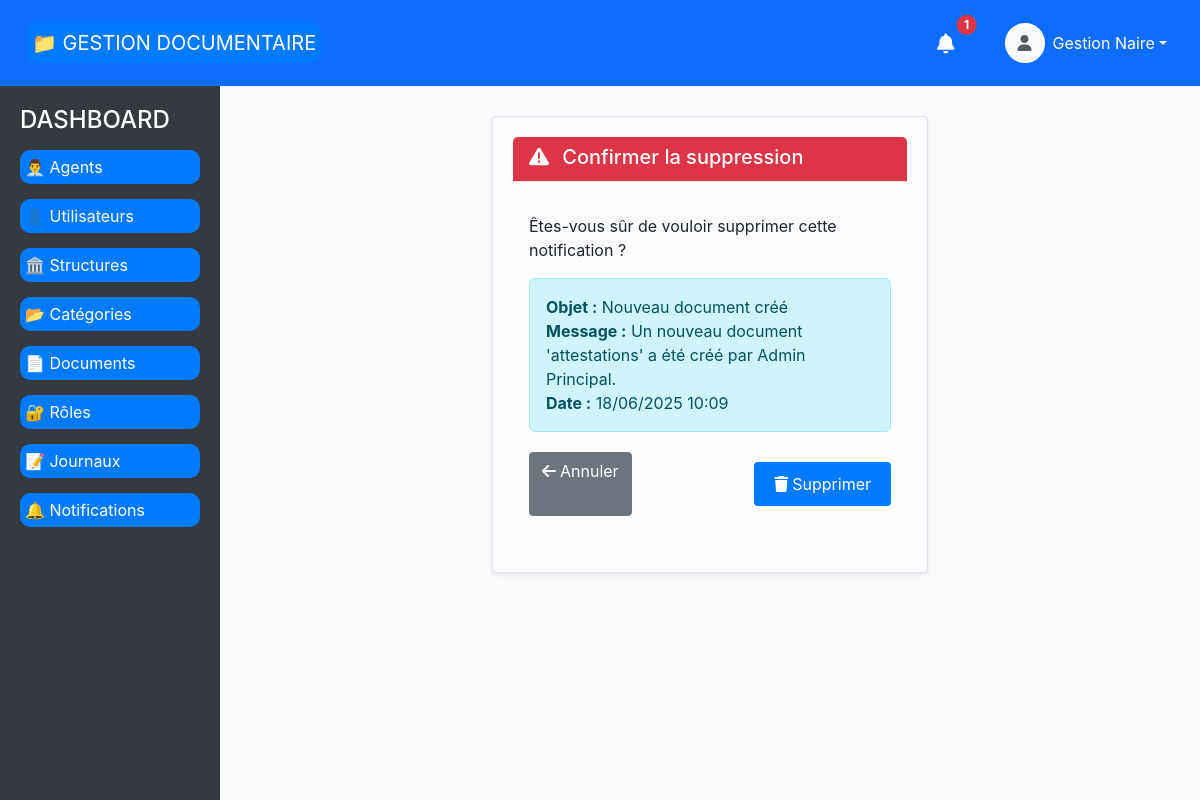
Screenshot of /notifications/2/supprimer/ (signed in) with the database file from the repository.
### document_management/models.py (models this page shows, shortened)
class BaseTimeStampModel(models.Model):
    date_creation = models.DateTimeField(_("Date de création"), auto_now_add=True)
    date_modification = models.DateTimeField(_("Date de modification"), auto_now=True)
    class Meta:
        abstract = True

class Agent(BaseTimeStampModel):
    MATRICULE_REGEX = r'^\d{6}/[A-Z]$'
    NOM_PRENOM_REGEX = r'^[a-zA-ZÀ-ÿ\s\-\']+$'
    PHONE_REGEX = r'^(\+\d{1,3})?\d{9,15}$'
    matricule = models.CharField(
        _("Matricule"),
        max_length=8,
        unique=True,
        validators=[
            RegexValidator(
                regex=MATRICULE_REGEX,
                message=_("Le matricule doit être au format 123456/X")
            )
        ]
    )
    photo = models.ImageField(
        _("Photo"),
        upload_to='agents/photos/',
        null=True,
        blank=True,
        help_text=_("Photo de profil de l'agent")
    )
    prenom = models.CharField(
        _("Prénom"),
        max_length=50,
        validators=[
            RegexValidator(
                regex=NOM_PRENOM_REGEX,
                message=_("Le prénom ne doit contenir que des lettres, espaces et tirets")
            )
        ]
    )
    nom = models.CharField(
        _("Nom"),
        max_length=50,
        validators=[
            RegexValidator(
                regex=NOM_PRENOM_REGEX,
                message=_("Le nom ne doit contenir que des lettres, espaces et tirets")
            )
        ]
    )
    date_naissance = models.DateField(_("Date de naissance"))
    lieu_naissance = models.CharField(_("Lieu de naissance"), max_length=255)
    adresse = models.CharField(_("Adresse"), max_length=255)
    email = models.EmailField(_("Email"), unique=True)
    telephone = models.CharField(
        _("Téléphone"),
        max_length=20,
        unique=True,
        validators=[
            RegexValidator(
                regex=PHONE_REGEX,
                message=_("Numéro de téléphone invalide. Format: +221xxxxxxxxx")
            )
        ]
    )
    user = models.OneToOneField(
        settings.AUTH_USER_MODEL,
        on_delete=models.CASCADE,
        related_name="agent_profile",
        verbose_name=_("Utilisateur")
    )
    structure = models.ForeignKey(
        Structure,
        on_delete=models.PROTECT,
        related_name="agents",
        verbose_name=_("Structure")
    )
    role = models.ForeignKey(
        Role,
        on_delete=models.PROTECT,
        related_name="agents",
        verbose_name=_("Rôle")
    )
    is_active = models.BooleanField(_("Actif"), default=True)
    class Meta:
        verbose_name = _("Agent")
        verbose_name_plural = _("Agents")
        ordering = ['nom', 'prenom']
    def get_full_name(self):
        return f"{self.prenom} {self.nom}"

class Notification(models.Model):
    TYPE_CHOICES = [
        ('INFO', _('Information')),
        ('SUCCESS', _('Succès')),
        ('WARNING', _('Avertissement')),
        ('ERROR', _('Erreur')),
    ]
    user = models.ForeignKey(
        settings.AUTH_USER_MODEL,
        on_delete=models.CASCADE,
        related_name="notifications",
        verbose_name=_("Utilisateur")
    )
    objet = models.CharField(_("Objet"), max_length=255)
    message = models.TextField(_("Message"))
    type = models.CharField(_("Type"), max_length=10, choices=TYPE_CHOICES, default='INFO')
    url = models.CharField(_("URL"), max_length=255, blank=True, help_text=_("URL associée à la notification"))
    date_creation = models.DateTimeField(_("Date de création"), auto_now_add=True)
    is_read = models.BooleanField(_("Lue"), default=False)
    date_lecture = models.DateTimeField(_("Date de lecture"), null=True, blank=True)
    class Meta:
        verbose_name = _("Notification")
        verbose_name_plural = _("Notifications")
        ordering = ['-date_creation']

### document_management/views.py (the view)
# urls.py: path('notifications/<int:notification_id>/supprimer/', supprimer_notification, name='supprimer_notification'),
@login_required
def supprimer_notification(request, notification_id):
    notification = get_object_or_404(Notification, id=notification_id, user=request.user)
    if request.method == 'POST':
        notification.delete()
        messages.success(request, "Notification supprimée avec succès.")
        return redirect('liste_notifications')
    return render(request, 'notifications/delete.html', {'notification': notification})

### document_management/templates/notifications/delete.html (shortened to what this page needs)
{% extends 'base.html' %}
{% block content %}
<div class="container-fluid">
    <div class="row justify-content-center">
        <div class="col-md-6">
            <div class="card">
                <div class="card-header bg-danger text-white">
                    <h5 class="mb-0">
                        <i class="fas fa-exclamation-triangle me-2"></i>
                        Confirmer la suppression
                    </h5>
                </div>
                <div class="card-body">
                    <p class="card-text">
                        Êtes-vous sûr de vouloir supprimer cette notification ?
                    </p>
                    <div class="alert alert-info">
                        <strong>Objet :</strong> {{ notification.objet }}<br>
                        <strong>Message :</strong> {{ notification.message }}<br>
                        <strong>Date :</strong> {{ notification.date_creation|date:"d/m/Y H:i" }}
                    </div>
                    <form method="post">
                        <div class="d-flex justify-content-between">
                            <a href="{% url 'liste_notifications' %}" class="btn btn-secondary">
                                <i class="fas fa-arrow-left me-1"></i>Annuler
                            </a>
                            <button type="submit" class="btn btn-danger">
                                <i class="fas fa-trash me-1"></i>Supprimer
                            </button>
                        </div>
                    </form>
                </div>
            </div>
        </div>
    </div>
</div>
{% endblock %}

### document_management/templates/base.html (shortened to what this page needs)
<!DOCTYPE html>
<html lang="fr">
<head>
    <link rel="stylesheet" href="https://cdn.jsdelivr.net/npm/bootstrap@5.3.0/dist/css/bootstrap.min.css">
    <link rel="stylesheet" href="https://cdnjs.cloudflare.com/ajax/libs/font-awesome/6.0.0/css/all.min.css">
    {% load static %}
    <link rel="stylesheet" href="{% static 'css/style.css' %}">
</head>
<body>
    <nav class="navbar navbar-expand-lg navbar-custom">
        <div class="container-fluid">
            <a class="navbar-brand" href="{% url 'home' %}">📁 GESTION DOCUMENTAIRE</a>
            <div class="d-flex align-items-center ms-auto">
                {% if request.user.is_authenticated %}
                    <div class="dropdown me-3">
                        <button class="btn btn-link text-white text-decoration-none position-relative" type="button" id="notificationsDropdown" data-bs-toggle="dropdown" aria-expanded="false">
                            <i class="fas fa-bell fa-lg"></i>
                            <span class="position-absolute top-0 start-100 translate-middle badge rounded-pill bg-danger" id="notification-badge" style="display: none;">
                            </span>
                        </button>
                    </div>
                    <div class="dropdown">
                        <button class="btn btn-link text-white text-decoration-none dropdown-toggle d-flex align-items-center" type="button" id="userDropdown" data-bs-toggle="dropdown" aria-expanded="false">
                            {% if request.user.agent_profile.photo %}
                                <img src="{{ request.user.agent_profile.photo.url }}" alt="Photo de profil" class="user-avatar me-2">
                            {% else %}
                                <div class="user-avatar me-2 bg-light d-flex align-items-center justify-content-center">
                                    <i class="fas fa-user text-muted"></i>
                                </div>
                            {% endif %}
                            <span class="d-none d-md-inline">
                                {% if request.user.agent_profile %}
                                    {{ request.user.agent_profile.prenom }} {{ request.user.agent_profile.nom }}
                                {% else %}
                                    {{ request.user.email }}
                                {% endif %}
                            </span>
                        </button>
                    </div>
                {% else %}
                    <a href="{% url 'login' %}" class="btn btn-outline-light btn-sm">Connexion</a>
                {% endif %}
            </div>
        </div>
    </nav>
    <div class="main-container">
        {% if request.user.is_authenticated %}
        <div class="sidebar">
            <h4>DASHBOARD</h4>
            {% if can_read_agents %}
            <a href="{% url 'liste_agents' %}" {% if request.resolver_match.url_name == 'liste_agents' %} class="active"{% endif %}>👨‍💼 Agents</a>
            {% endif %}
            {% if can_read_users %}
            <a href="{% url 'liste_users' %}" {% if request.resolver_match.url_name == 'liste_users' %} class="active"{% endif %}>👤 Utilisateurs</a>
            {% endif %}
            {% if can_read_structures %}
            <a href="{% url 'liste_structures' %}" {% if request.resolver_match.url_name == 'liste_structures' %} class="active"{% endif %}>🏛️ Structures</a>
            {% endif %}
            {% if can_read_categories %}
            <a href="{% url 'liste_CategorieDocuments' %}" {% if request.resolver_match.url_name == 'liste_CategorieDocuments' %} class="active"{% endif %}>📂 Catégories</a>
            {% endif %}
            {% if can_read_documents %}
            <a href="{% url 'liste_documents' %}" {% if request.resolver_match.url_name == 'liste_documents' %} class="active"{% endif %}>📄 Documents</a>
            {% endif %}
            {% if can_read_roles %}
            <a href="{% url 'liste_roles' %}" {% if request.resolver_match.url_name == 'liste_roles' %} class="active"{% endif %}>🔐 Rôles</a>
            {% endif %}
            {% if role_name == 'ADMIN' or role_name == 'GESTIONNAIRE' %}
            <a href="{% url 'liste_journaux' %}" {% if request.resolver_match.url_name == 'liste_journaux' %} class="active"{% endif %}>📝 Journaux</a>
            {% endif %}
            <a href="{% url 'liste_notifications' %}" {% if request.resolver_match.url_name == 'liste_notifications' %} class="active"{% endif %}>🔔 Notifications</a>
        </div>
        {% endif %}
        <div class="content">
            {% block content %}
            {% endblock %}
        </div>
    </div>
</body>
</html>

### document_management/static/css/style.css (style rules this page uses)
nav { background-color: #007bff; padding: 10px; text-align: center; }
nav a { color: white; text-decoration: none; margin: 15px; font-size: 18px; }
body { font-family: 'Segoe UI', Arial, sans-serif; background: #f7f7f7; margin: 0; padding: 0; }
button, a.button { background: #18bc9c; color: #fff; border: none; padding: 8px 18px; border-radius: 4px; font-size: 1em; cursor: pointer; margin-right: 8px; text-decoration: none; transition: background 0.2s; display: inline-block; }
form { margin-bottom: 20px; }
form { margin: 20px 0; }
button[type="submit"] { background-color: #007bff; color: white; border: none; padding: 10px 20px; margin: 10px 0; cursor: pointer; }
a { text-decoration: none; border-radius: 10px; padding: 5px; background-color: #007bff; color: white; }
:root { --primary-color: #007bff; --secondary-color: #6c757d; --success-color: #28a745; --danger-color: #dc3545; --light-color: #f8f9fa; --dark-color: #343a40; --border-color: #dee2e6; --border-radius: 0.25rem; --box-shadow: 0 0.125rem 0.25rem rgba(0, 0, 0, 0.075); --transition: all 0.2s ease-in-out; }
body { font-family: -apple-system, BlinkMacSystemFont, "Segoe UI", Roboto, "Helvetica Neue", Arial, sans-serif; line-height: 1.5; color: #212529; }
.card { border: 1px solid var(--border-color); border-radius: var(--border-radius); padding: 1.25rem; margin-bottom: 1.5rem; background-color: #fafbfc; box-shadow: var(--box-shadow); }
.card-header { display: flex; justify-content: space-between; align-items: center; margin-bottom: 1rem; padding-bottom: 0.75rem; border-bottom: 1px solid var(--border-color); }
.btn { display: inline-block; font-weight: 400; text-align: center; white-space: nowrap; vertical-align: middle; user-select: none; border: 1px solid transparent; padding: 0.375rem 0.75rem; font-size: 1rem; line-height: 1.5; border-radius: var(--border-radius); transition: var(--transition); cursor: pointer; text-decoration: none; }
.btn-secondary { color: #fff; background-color: var(--secondary-color); border-color: var(--secondary-color); }
.btn-danger { color: #fff; background-color: var(--danger-color); border-color: var(--danger-color); }

### document_management/templates/base.html (style rules this page uses)
body { display: flex; flex-direction: column; min-height: 100vh; }
.navbar-custom { background-color: #0d6efd; color: white; }
.navbar-custom .navbar-brand, .navbar-custom .nav-link { color: white; }
.main-container { display: flex; flex: 1; }
.sidebar { width: 220px; background-color: #343a40; color: white; padding: 20px; }
.sidebar a { color: white; text-decoration: none; display: block; margin: 15px 0; }
.content { flex: 1; padding: 30px; background-color: #f8f9fa; }
.user-avatar { width: 40px; height: 40px; border-radius: 50%; object-fit: cover; border: 2px solid white; }

### rows the page displays
Notification: objet "Nouveau document créé", message "Un nouveau document 'attestations' a été créé par Admin Principal.", date_creation "18/06/2025 10:09"

### other values shown
{{ request.user.agent_profile.prenom }} "Gestion"
{{ request.user.agent_profile.nom }} "Naire"
